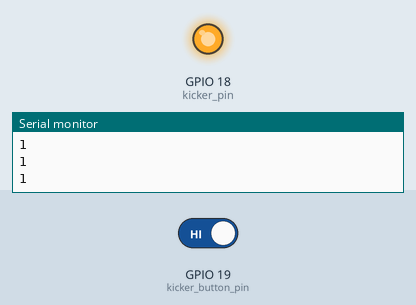
The sketch below on a simulated ESP32. Shown: output pins drawn as LEDs (lit = HIGH), the last lines printed to the serial monitor. The test bench sets the inputs (shaded band); at power-on: GPIO 19 (kicker_button_pin) HIGH.

Above: at 1.2 s.
1.3 s: GPIO 19 (kicker_button_pin) driven LOW
At 5.09 s:
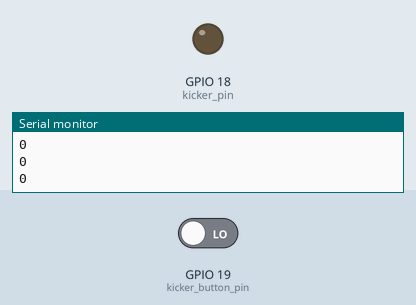
Timing chart, 0 to 11.7 s (numbered marks = the images above; inputs shaded):
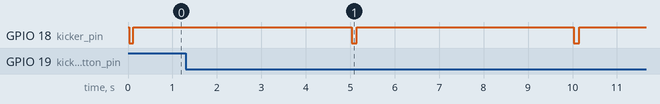

Measured:
- after the input at 1.3 s, GPIO 18 (kicker_pin): alternates HIGH for 4.9 s and LOW for 0.12 s, starting after 3.7 s

The sketch:

kicker_test.ino
```cpp
#define t_delta_kick 5000
#define kick_duration 100
#define kicker_pin 18
#define kicker_button_pin 19

bool kick = false;
bool kicking = false;
long long t_last_kick = 0;


void setup() {
  // put your setup code here, to run once:
  pinMode(kicker_button_pin, INPUT_PULLUP);
  pinMode(kicker_pin, OUTPUT);
  digitalWrite(kicker_pin, HIGH);
  Serial.begin(9600);
}

void loop() {
  // put your main code here, to run repeatedly:
  Serial.println(digitalRead(19));
  delay(30);
  kick = !digitalRead(kicker_button_pin);

  if (kick && millis() - t_last_kick > t_delta_kick)
  {
    kick = false;
    t_last_kick = millis();
  }

  if (millis() - t_last_kick < kick_duration)
    digitalWrite(kicker_pin, LOW);
  else
    digitalWrite(kicker_pin, HIGH);
}
```
